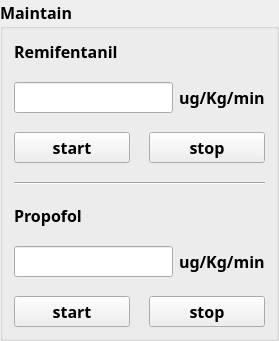
         <widget class="QGroupBox" name="maintain_groupBox">
          <property name="font">
           <font>
            <family>华文新魏</family>
            <pointsize>12</pointsize>
            <weight>75</weight>
            <bold>true</bold>
           </font>
          </property>
          <property name="title">
           <string>Maintain</string>
          </property>
          <layout class="QGridLayout" name="gridLayout_7">
           <item row="0" column="0">
            <layout class="QVBoxLayout" name="verticalLayout_13">
             <item>
              <layout class="QVBoxLayout" name="verticalLayout_11">
               <item>
                <widget class="QLabel" name="label">
                 <property name="text">
                  <string>Remifentanil</string>
                 </property>
                </widget>
               </item>
               <item>
                <spacer name="verticalSpacer_7">
                 <property name="orientation">
                  <enum>Qt::Vertical</enum>
                 </property>
                 <property name="sizeType">
                  <enum>QSizePolicy::Fixed</enum>
                 </property>
                 <property name="sizeHint" stdset="0">
                  <size>
                   <width>20</width>
                   <height>13</height>
                  </size>
                 </property>
                </spacer>
               </item>
               <item>
                <layout class="QHBoxLayout" name="horizontalLayout_17">
                 <item>
                  <widget class="QLineEdit" name="remi_lineEdit">
                   <property name="sizePolicy">
                    <sizepolicy hsizetype="Fixed" vsizetype="Fixed">
                     <horstretch>0</horstretch>
                     <verstretch>0</verstretch>
                    </sizepolicy>
                   </property>
                  </widget>
                 </item>
                 <item>
                  <widget class="QLabel" name="label_2">
                   <property name="font">
                    <font>
                     <pointsize>12</pointsize>
                    </font>
                   </property>
                   <property name="text">
                    <string>ug/Kg/min</string>
                   </property>
                  </widget>
                 </item>
                </layout>
               </item>
               <item>
                <spacer name="verticalSpacer_14">
                 <property name="orientation">
                  <enum>Qt::Vertical</enum>
                 </property>
                 <property name="sizeType">
                  <enum>QSizePolicy::Fixed</enum>
                 </property>
                 <property name="sizeHint" stdset="0">
                  <size>
                   <width>20</width>
                   <height>13</height>
                  </size>
                 </property>
                </spacer>
               </item>
               <item>
                <layout class="QHBoxLayout" name="horizontalLayout_16">
                 <item>
                  <widget class="QPushButton" name="remistart_Button">
                   <property name="font">
                    <font>
                     <pointsize>12</pointsize>
                    </font>
                   </property>
                   <property name="text">
                    <string>start</string>
                   </property>
                  </widget>
                 </item>
                 <item>
                  <spacer name="horizontalSpacer_29">
                   <property name="orientation">
                    <enum>Qt::Horizontal</enum>
                   </property>
                   <property name="sizeType">
                    <enum>QSizePolicy::Fixed</enum>
                   </property>
                   <property name="sizeHint" stdset="0">
                    <size>
                     <width>13</width>
                     <height>20</height>
                    </size>
                   </property>
                  </spacer>
                 </item>
                 <item>
                  <widget class="QPushButton" name="remistop_Button">
                   <property name="font">
                    <font>
                     <pointsize>12</pointsize>
                    </font>
                   </property>
                   <property name="text">
                    <string>stop</string>
                   </property>
                  </widget>
                 </item>
                </layout>
               </item>
              </layout>
             </item>
             <item>
              <spacer name="verticalSpacer_21">
               <property name="orientation">
                <enum>Qt::Vertical</enum>
               </property>
               <property name="sizeType">
                <enum>QSizePolicy::Fixed</enum>
               </property>
               <property name="sizeHint" stdset="0">
                <size>
                 <width>20</width>
                 <height>13</height>
                </size>
               </property>
              </spacer>
             </item>
             <item>
              <widget class="Line" name="line_5">
               <property name="orientation">
                <enum>Qt::Horizontal</enum>
               </property>
              </widget>
             </item>
             <item>
              <spacer name="verticalSpacer_22">
               <property name="orientation">
                <enum>Qt::Vertical</enum>
               </property>
               <property name="sizeType">
                <enum>QSizePolicy::Fixed</enum>
               </property>
               <property name="sizeHint" stdset="0">
                <size>
                 <width>20</width>
                 <height>13</height>
                </size>
               </property>
              </spacer>
             </item>
             <item>
              <layout class="QVBoxLayout" name="verticalLayout_12">
               <item>
                <widget class="QLabel" name="label_3">
                 <property name="text">
                  <string>Propofol</string>
                 </property>
                </widget>
               </item>
               <item>
                <spacer name="verticalSpacer_17">
                 <property name="orientation">
                  <enum>Qt::Vertical</enum>
                 </property>
                 <property name="sizeType">
                  <enum>QSizePolicy::Fixed</enum>
                 </property>
                 <property name="sizeHint" stdset="0">
                  <size>
                   <width>20</width>
                   <height>13</height>
                  </size>
                 </property>
                </spacer>
               </item>
               <item>
                <layout class="QHBoxLayout" name="horizontalLayout_18">
                 <item>
                  <widget class="QLineEdit" name="pro_lineEdit">
                   <property name="sizePolicy">
                    <sizepolicy hsizetype="Fixed" vsizetype="Fixed">
                     <horstretch>0</horstretch>
                     <verstretch>0</verstretch>
                    </sizepolicy>
                   </property>
                  </widget>
                 </item>
                 <item>
                  <widget class="QLabel" name="label_4">
                   <property name="font">
                    <font>
                     <pointsize>12</pointsize>
                    </font>
                   </property>
                   <property name="text">
                    <string>ug/Kg/min</string>
                   </property>
                  </widget>
                 </item>
                </layout>
               </item>
               <item>
                <spacer name="verticalSpacer_18">
                 <property name="orientation">
                  <enum>Qt::Vertical</enum>
                 </property>
                 <property name="sizeType">
                  <enum>QSizePolicy::Fixed</enum>
                 </property>
                 <property name="sizeHint" stdset="0">
                  <size>
                   <width>20</width>
                   <height>13</height>
                  </size>
                 </property>
                </spacer>
               </item>
               <item>
                <layout class="QHBoxLayout" name="horizontalLayout_19">
                 <item>
                  <widget class="QPushButton" name="prostart_Button">
                   <property name="font">
                    <font>
                     <pointsize>12</pointsize>
                    </font>
                   </property>
                   <property name="text">
                    <string>start</string>
                   </property>
                  </widget>
                 </item>
                 <item>
                  <spacer name="horizontalSpacer_30">
                   <property name="orientation">
                    <enum>Qt::Horizontal</enum>
                   </property>
                   <property name="sizeType">
                    <enum>QSizePolicy::Fixed</enum>
                   </property>
                   <property name="sizeHint" stdset="0">
                    <size>
                     <width>13</width>
                     <height>20</height>
                    </size>
                   </property>
                  </spacer>
                 </item>
                 <item>
                  <widget class="QPushButton" name="prostop_Button">
                   <property name="font">
                    <font>
                     <pointsize>12</pointsize>
                    </font>
                   </property>
                   <property name="text">
                    <string>stop</string>
                   </property>
                  </widget>
                 </item>
                </layout>
               </item>
              </layout>
             </item>
            </layout>
           </item>
          </layout>
         </widget>
